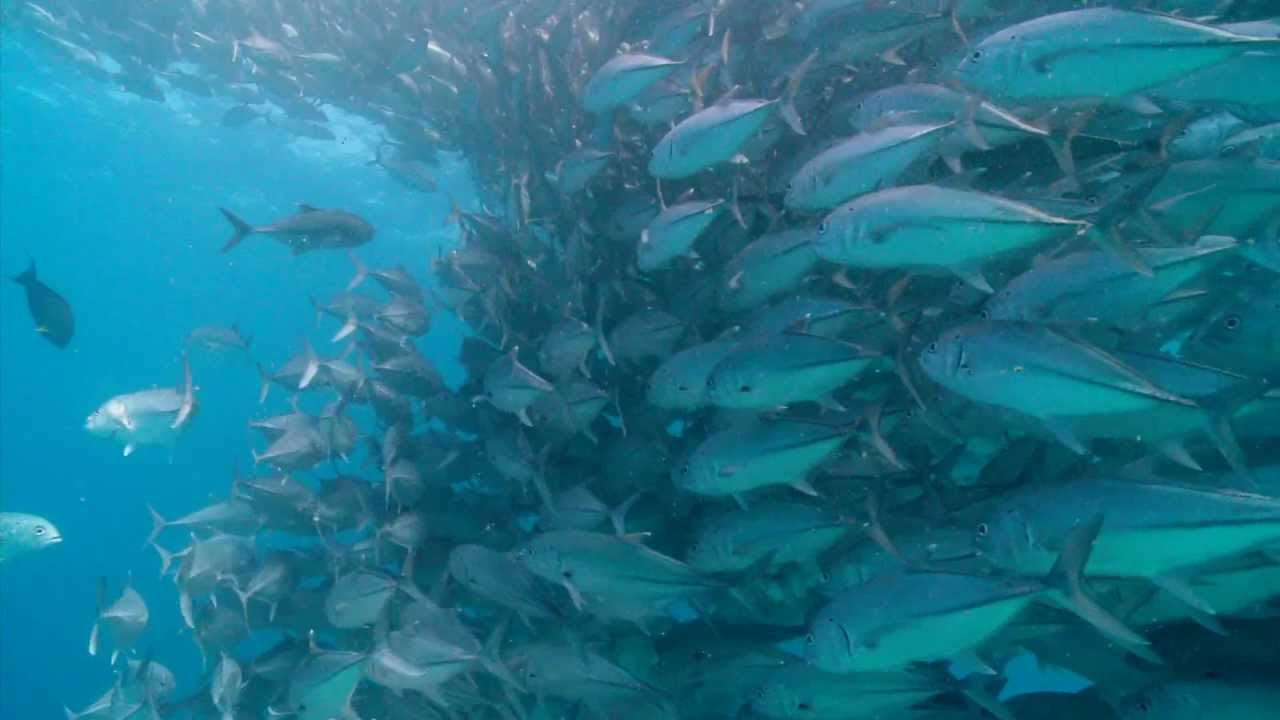
#> input picture perception/sub8_perception/nodes/maxresdefault.jpg, 1280 x 720 px
$ python UCM.py
#> lines starting #> are read from the running program, lines starting #| are printed output that depends on the picture
#> further down, img is the input picture: shape (720, 1280, 3); mean B, G, R 139.3, 116, 30.9
#!/usr/bin/env python


from matplotlib import pyplot as plt
import cv2
import numpy as np


def plot_histogram(image, vertlines=[]):

    colors = ("b", "g", "r")
    chans = cv2.split(image)
    # colors = ("b")
    plt.figure()
    plt.title("'Flattened' Color Histogram")
    plt.xlabel("Bins")
    plt.ylabel("# of Pixels")
    features = []
    for (chan, color) in zip(chans, colors):
        hist,bins = np.histogram(chan.ravel(),256,[2,254])
        features.extend(hist)
        for i in vertlines:
            plt.axvline(x=i)
        plt.plot(hist, color = color)
        plt.xlim([0, 256])
    plt.show()


def equalize_RBG(image):
    chans = cv2.split(image)
    mean = np.mean(chans, axis = 1)
    A_Coeff = mean[0]/mean[2]
#> A_Coeff = 1280 values, max 25.77 at index 0, min 2.59 at index 388, mean 5.53
    B_Coeff = mean[0]/mean[1]
#> B_Coeff = 1280 values, max 1.27 at index 0, min 1.14 at index 1185, mean 1.2

    img = np.copy(image)
    img[:,:,2] = A_Coeff * image[:,:,2]
    img[:,:,1] = B_Coeff * image[:,:,1]
    return img

# [6 lines left out: function get_new_contrast, not called in this run]

def my_funct(image, clipPercent):
#> called with clipPercent = 0.05
    histSize = 256
    gray_image = cv2.cvtColor(image, cv2.COLOR_BGR2GRAY)
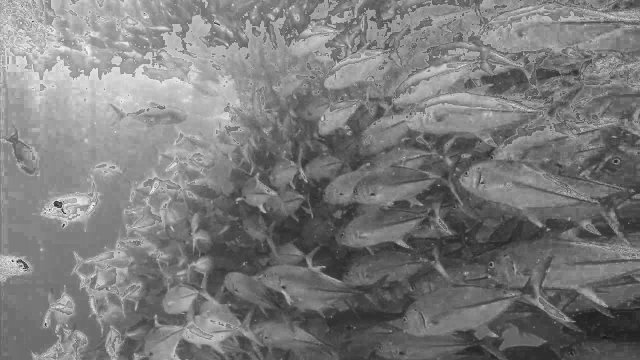
#> gray_image: shape (720, 1280) (shown at 1/2 size); min 23, max 251, mean 123.3
    hist = cv2.calcHist([gray_image], [0], None, [256], [0, 256])
#> hist = 256 values, max 12316 at index 125, min 0 at index 0, mean 3600

    accum = np.zeros(len(hist))
#> accum = 256 values from 0 to 0
    accum[0] = hist[0]
    for i in xrange(1, len(hist)):
        accum[i] = accum[i-1] + hist[i]
#> after the loop, accum = 256 values from 0 to 921600
    max_in_accum = accum[-1]
#> max_in_accum = 921600

    clipPercent = clipPercent * (max_in_accum/100.0)
#> clipPercent = 460.8
    clipPercent = clipPercent/2
#> clipPercent = 230.4

    minGray = 0
    while (accum[minGray] < clipPercent):
        minGray=minGray+1
#> this loop made 35 passes
#> after the loop, minGray = 35

    maxGray = len(hist) - 1
#> maxGray = 255
    while(accum[maxGray] >= (max_in_accum - clipPercent)):
        maxGray=maxGray-1
#> this loop made 17 passes
#> maxGray on passes 1 to 8: 254, 253, 252, 251, 250, 249, 248, 247
#> after the loop, maxGray = 238

    plt.figure()
    plt.title("Grayscale Histogram")
    plt.xlabel("Bins")
    plt.ylabel("# of Pixels")
    plt.plot(hist)
    plt.xlim([0, 256])
    plt.axvline(x=minGray)
    plt.axvline(x=maxGray)
    plt.plot()

    plot_histogram(image, vertlines=[minGray, maxGray])
#> the loop in plot_histogram, `for (chan, color) in zip(chans, colors):` made 3 passes
#> color on passes 1 to 3: 'b', 'g', 'r'
#> after the loop in plot_histogram, `for (chan, color) in zip(chans, colors):`: features = 768 values, max 11012 at index 114, min 0 at index 0, mean 3516.3
    contrastCorrection = ContrastCorrection(image, minGray, maxGray)
    # res = contrastCorrection.correct_lower()
    # contrastCorrection.update_img(res)
    # res = contrastCorrection.correct_upper()
    res = contrastCorrection.correct_both()
    plot_histogram(res)


    cv2.imshow("1", image)
    cv2.imshow("2", res)
    cv2.waitKey(0)

class ContrastCorrection:
    def __init__(self, image, minGray, maxGray):
#> called with minGray = 35, maxGray = 238
        (B, G, R) = cv2.split(image)
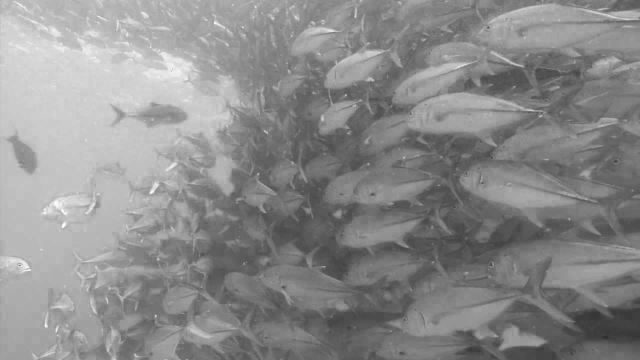
#> B: shape (720, 1280) (shown at 1/2 size); min 45, max 255, mean 139.3
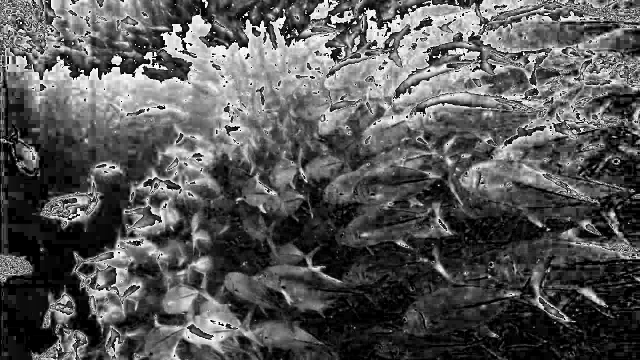
#> R: shape (720, 1280) (shown at 1/2 size); min 0, max 255, mean 86.9
        self.blue_vals = [np.min(B[np.nonzero(B)]), np.max(B[np.nonzero(B)])]
#> self.blue_vals = [45, 255]
        self.green_vals = [np.min(G[np.nonzero(G)]), np.max(G[np.nonzero(G)])]
#> self.green_vals = [1, 255]
        self.red_vals = [np.min(R[np.nonzero(R)]), np.max(R[np.nonzero(R)])]
#> self.red_vals = [1, 255]
        self.image = image
        self.minGray = minGray
#> self.minGray = 35
        self.maxGray = maxGray
#> self.maxGray = 238
        self.inputRange = maxGray - minGray
#> self.inputRange = 203

    # [12 lines left out: functions correct_upper, correct_lower, not called in this run]
    def correct_both(self):
        res = np.copy(self.image)
        alpha = (255)/(self.inputRange)
#> alpha = 1.26
        beta = 0
        res[:,:,0:2] = (res[:,:,0:2] - self.minGray) * alpha + beta
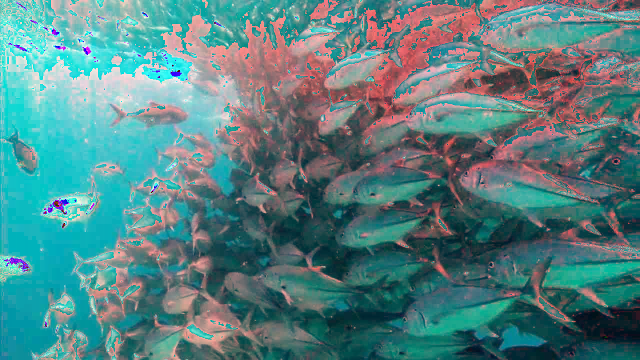
#> res: shape (720, 1280, 3) (shown at 1/2 size); mean B, G, R 130.5, 129.2, 86.9
        return res
    def update_img(self, image):
        self.image = image
img = cv2.imread('maxresdefault.jpg')
# maxresdefault.jpg

# plot_histogram(img)

bleh = equalize_RBG(img)

my_funct(bleh, .05)
#> the loop in plot_histogram (call 2), `for (chan, color) in zip(chans, colors):` made 3 passes
#> after the loop in plot_histogram (call 2), `for (chan, color) in zip(chans, colors):`: features = 768 values, max 11012 at index 99, min 0 at index 1, mean 3515.7
#> in plot_histogram (call 2), `plt.show()`:
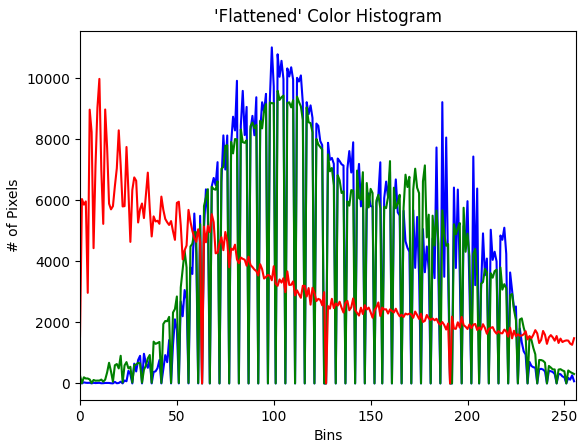
#> figure drawn by matplotlib, 1 panel; curve peaks at x = 99, y = 11012; curve peaks at x = 102, y = 9589; curve peaks at x = 10, y = 9980

# [69 lines of commented-out code are left out]

$ run again, with perception/sub8_perception/nodes/shark.png saved as perception/sub8_perception/nodes/maxresdefault.jpg
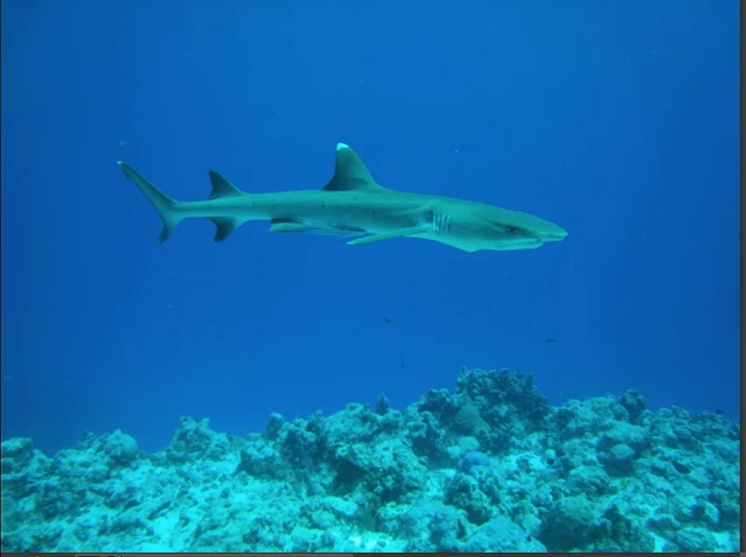
#> input picture perception/sub8_perception/nodes/shark.png, 746 x 557 px
#> img is the input picture: shape (557, 746, 3); mean B, G, R 174.6, 111.5, 12.5
#> A_Coeff = 746 values, max 20.64 at index 736, min 0.949 at index 745, mean 14.35
#> B_Coeff = 746 values, max 1.72 at index 6, min 0.931 at index 745, mean 1.57
#> hist = 256 values, max 13610 at index 150, min 0 at index 0, mean 1623.1
#> in my_funct, `accum = np.zeros(len(hist))`: accum = 256 values from 0 to 0
#> after the loop in my_funct, `for i in xrange(1, len(hist)):`: accum = 256 values from 0 to 415522
#> max_in_accum = 415522
#> in my_funct, `clipPercent = clipPercent * (max_in_accum/100.0)`: clipPercent = 207.8
#> in my_funct, `clipPercent = clipPercent/2`: clipPercent = 103.9
#> the loop in my_funct, `while (accum[minGray] < clipPercent):` made 23 passes
#> after the loop in my_funct, `while (accum[minGray] < clipPercent):`: minGray = 23
#> in my_funct, `maxGray = len(hist) - 1`: maxGray = 255
#> the loop in my_funct, `while(accum[maxGray] >= (max_in_accum - clipPercent)):` made 12 passes
#> maxGray on passes 1 to 8: 254, 253, 252, 251, 250, 249, 248, 247
#> after the loop in my_funct, `while(accum[maxGray] >= (max_in_accum - clipPercent)):`: maxGray = 243
#> the loop in plot_histogram, `for (chan, color) in zip(chans, colors):` made 3 passes
#> color on passes 1 to 3: 'b', 'g', 'r'
#> after the loop in plot_histogram, `for (chan, color) in zip(chans, colors):`: features = 768 values, max 20881 at index 190, min 0 at index 0, mean 1610.9
#> self.blue_vals = [19, 255]
#> self.green_vals = [1, 255]
#> self.minGray = 23
#> self.maxGray = 243
#> self.inputRange = 220
#> alpha = 1.16
#> in correct_both, `res[:,:,0:2] = (res[:,:,0:2] - self.minGray) * alpha + beta`:
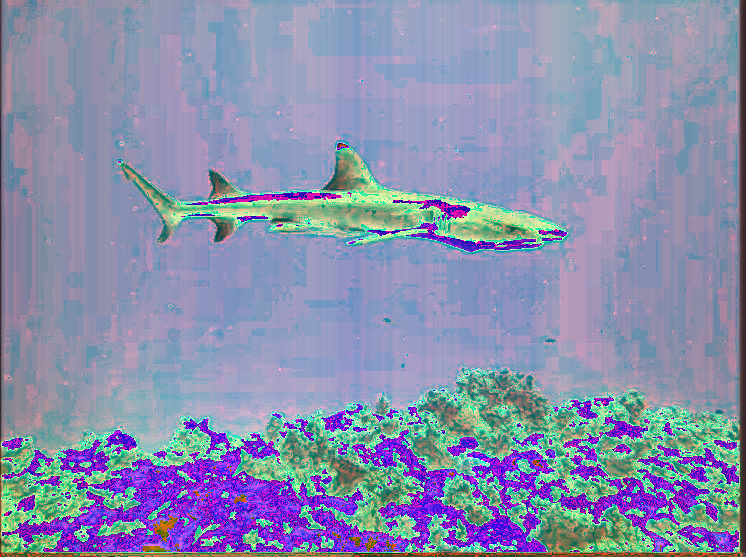
#> res: shape (557, 746, 3); mean B, G, R 174.5, 143.7, 136.8
#> the loop in plot_histogram (call 2), `for (chan, color) in zip(chans, colors):` made 3 passes
#> after the loop in plot_histogram (call 2), `for (chan, color) in zip(chans, colors):`: features = 768 values, max 20881 at index 194, min 0 at index 4, mean 1609.1
#> in plot_histogram (call 2), `plt.show()`:
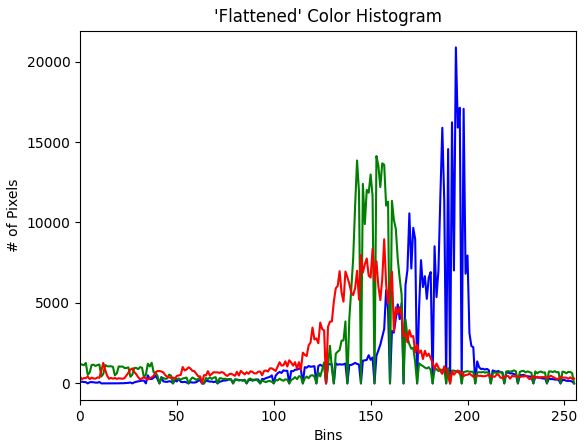
#> figure drawn by matplotlib, 1 panel; curve peaks at x = 194, y = 20881; curve peaks at x = 153, y = 14127; curve peaks at x = 157, y = 8960

$ run again, with perception/sub8_perception/nodes/gate.png saved as perception/sub8_perception/nodes/maxresdefault.jpg
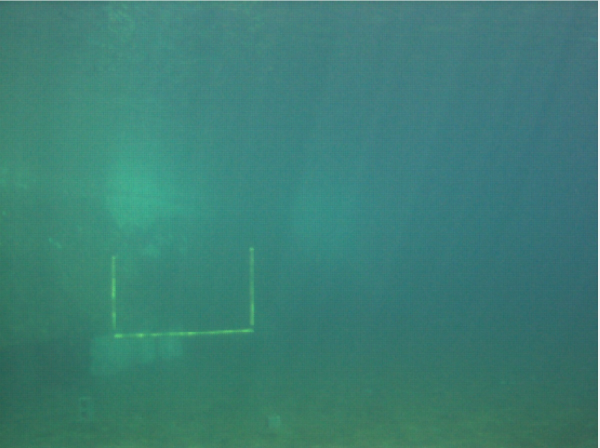
#> input picture perception/sub8_perception/nodes/gate.png, 1199 x 895 px (shown at 1/2 size)
#> img is the input picture: shape (895, 1199, 3); mean B, G, R 117.3, 126.9, 60.3
#> A_Coeff = 1199 values, max 2.04 at index 605, min 0.986 at index 1197, mean 1.95
#> B_Coeff = 1199 values, max 1.04 at index 1194, min 0.826 at index 229, mean 0.926
#> hist = 256 values, max 47938 at index 123, min 0 at index 0, mean 4191.8
#> in my_funct, `accum = np.zeros(len(hist))`: accum = 256 values from 0 to 0
#> after the loop in my_funct, `for i in xrange(1, len(hist)):`: accum = 256 values from 0 to 1073105
#> max_in_accum = 1073105
#> in my_funct, `clipPercent = clipPercent * (max_in_accum/100.0)`: clipPercent = 536.6
#> in my_funct, `clipPercent = clipPercent/2`: clipPercent = 268.3
#> the loop in my_funct, `while (accum[minGray] < clipPercent):` made 81 passes
#> after the loop in my_funct, `while (accum[minGray] < clipPercent):`: minGray = 81
#> in my_funct, `maxGray = len(hist) - 1`: maxGray = 255
#> the loop in my_funct, `while(accum[maxGray] >= (max_in_accum - clipPercent)):` made 12 passes
#> maxGray on passes 1 to 8: 254, 253, 252, 251, 250, 249, 248, 247
#> after the loop in my_funct, `while(accum[maxGray] >= (max_in_accum - clipPercent)):`: maxGray = 243
#> the loop in plot_histogram, `for (chan, color) in zip(chans, colors):` made 3 passes
#> color on passes 1 to 3: 'b', 'g', 'r'
#> after the loop in plot_histogram, `for (chan, color) in zip(chans, colors):`: features = 768 values, max 62235 at index 375, min 0 at index 0, mean 4191.8
#> self.blue_vals = [77, 254]
#> self.green_vals = [3, 255]
#> self.red_vals = [66, 252]
#> self.minGray = 81
#> self.maxGray = 243
#> self.inputRange = 162
#> alpha = 1.57
#> in correct_both, `res[:,:,0:2] = (res[:,:,0:2] - self.minGray) * alpha + beta`:
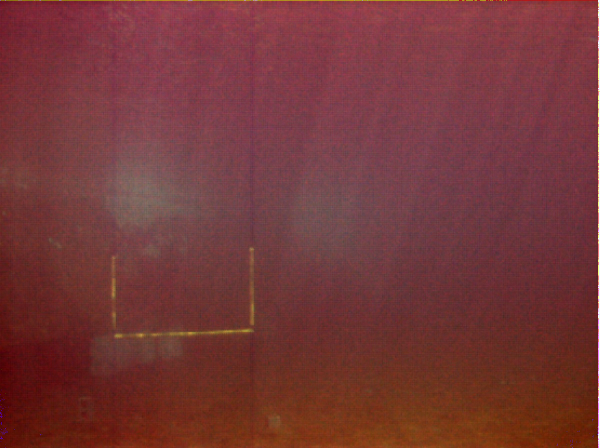
#> res: shape (895, 1199, 3) (shown at 1/2 size); mean B, G, R 56.2, 55.6, 116.5
#> the loop in plot_histogram (call 2), `for (chan, color) in zip(chans, colors):` made 3 passes
#> after the loop in plot_histogram (call 2), `for (chan, color) in zip(chans, colors):`: features = 768 values, max 62235 at index 315, min 0 at index 17, mean 4189
#> in plot_histogram (call 2), `plt.show()`:
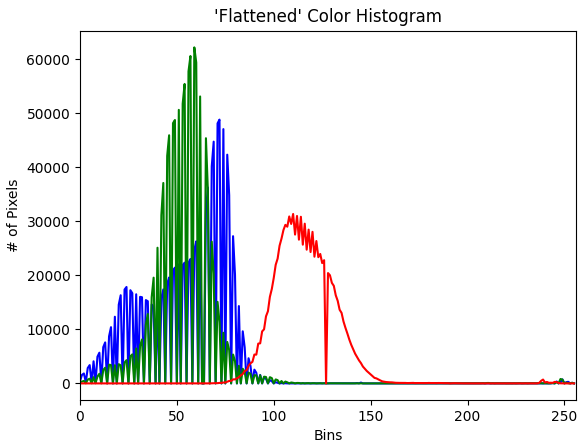
#> figure drawn by matplotlib, 1 panel; curve peaks at x = 72, y = 48859; curve peaks at x = 59, y = 62235; curve peaks at x = 110, y = 31379
